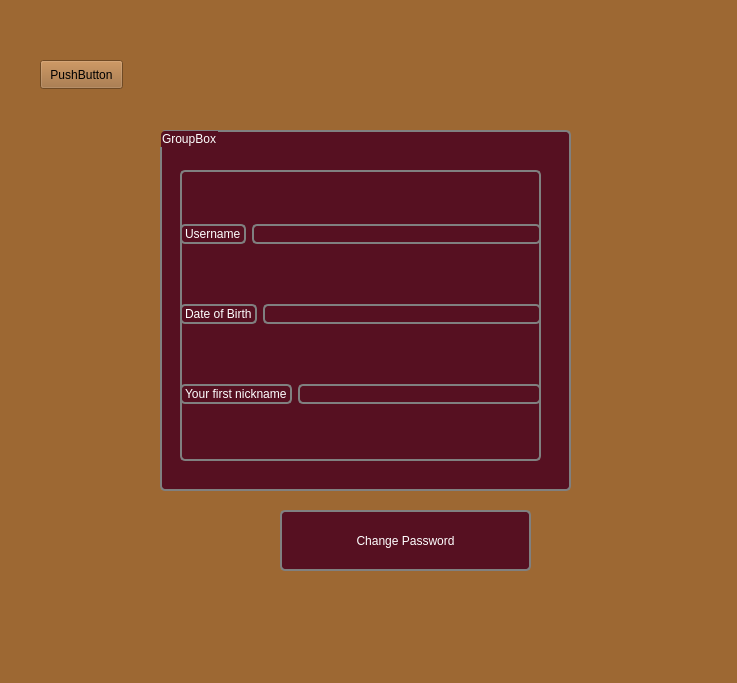
<?xml version="1.0" encoding="UTF-8"?>
<ui version="4.0">
 <class>ForgotPassword</class>
 <widget class="QDialog" name="ForgotPassword">
  <property name="geometry">
   <rect>
    <x>0</x>
    <y>0</y>
    <width>737</width>
    <height>683</height>
   </rect>
  </property>
  <property name="windowTitle">
   <string>Dialog</string>
  </property>
  <property name="styleSheet">
   <string notr="true">background-color: rgb(157, 104, 51);</string>
  </property>
  <widget class="QPushButton" name="pushButton">
   <property name="geometry">
    <rect>
     <x>280</x>
     <y>510</y>
     <width>251</width>
     <height>61</height>
    </rect>
   </property>
   <property name="styleSheet">
    <string notr="true">border:2px solid gray;border-radius:5px;margin-top: 1ex;
font: 16pt &quot;Gill Sans MT&quot;;
background-color:rgb(86, 16, 33);
color:rgb(255, 255, 255);</string>
   </property>
   <property name="text">
    <string>Change Password</string>
   </property>
  </widget>
  <widget class="QGroupBox" name="groupBox">
   <property name="geometry">
    <rect>
     <x>160</x>
     <y>130</y>
     <width>411</width>
     <height>361</height>
    </rect>
   </property>
   <property name="styleSheet">
    <string notr="true">border:2px solid gray;border-radius:5px;margin-top: 1ex;
font: 16pt &quot;Gill Sans MT&quot;;
background-color:rgb(86, 16, 33);
color:rgb(255, 255, 255);</string>
   </property>
   <property name="title">
    <string>GroupBox</string>
   </property>
   <widget class="QWidget" name="layoutWidget">
    <property name="geometry">
     <rect>
      <x>20</x>
      <y>40</y>
      <width>361</width>
      <height>291</height>
     </rect>
    </property>
    <layout class="QVBoxLayout" name="verticalLayout">
     <item>
      <layout class="QHBoxLayout" name="horizontalLayout">
       <item>
        <widget class="QLabel" name="username1">
         <property name="enabled">
          <bool>true</bool>
         </property>
         <property name="text">
          <string>Username</string>
         </property>
         <property name="buddy">
          <cstring>username3</cstring>
         </property>
        </widget>
       </item>
       <item>
        <widget class="QLineEdit" name="username3"/>
       </item>
      </layout>
     </item>
     <item>
      <layout class="QHBoxLayout" name="horizontalLayout_2">
       <item>
        <widget class="QLabel" name="a">
         <property name="text">
          <string>Date of Birth</string>
         </property>
         <property name="buddy">
          <cstring>username3</cstring>
         </property>
        </widget>
       </item>
       <item>
        <widget class="QLineEdit" name="DOB"/>
       </item>
      </layout>
     </item>
     <item>
      <layout class="QHBoxLayout" name="horizontalLayout_3">
       <item>
        <widget class="QLabel" name="nickname">
         <property name="text">
          <string>Your first nickname</string>
         </property>
         <property name="buddy">
          <cstring>username3</cstring>
         </property>
        </widget>
       </item>
       <item>
        <widget class="QLineEdit" name="Nickname"/>
       </item>
      </layout>
     </item>
    </layout>
   </widget>
  </widget>
  <widget class="QPushButton" name="pushButton_2">
   <property name="geometry">
    <rect>
     <x>40</x>
     <y>60</y>
     <width>83</width>
     <height>29</height>
    </rect>
   </property>
   <property name="text">
    <string>PushButton</string>
   </property>
  </widget>
 </widget>
 <resources/>
 <connections/>
</ui>
